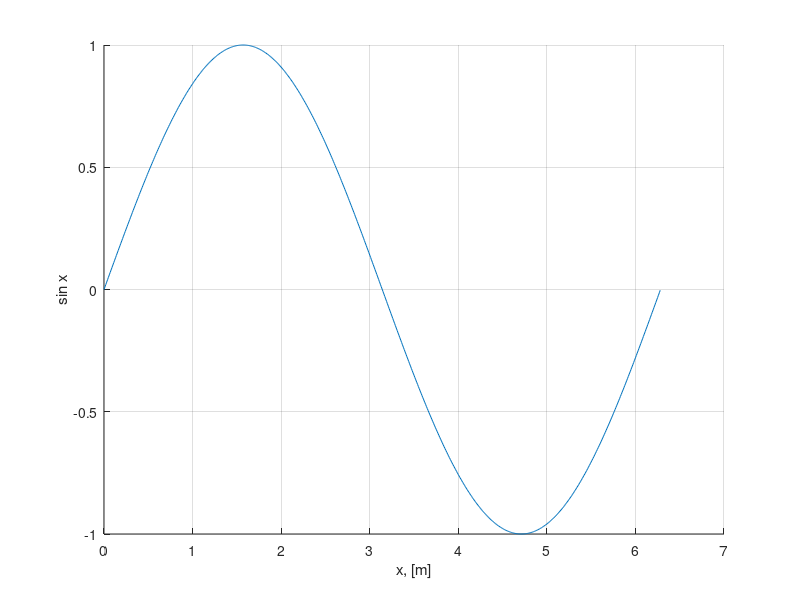

Reproduce this figure in MATLAB.
clc
clear all
close all

x = 0:0.01:2*pi;
y = zeros(1, length(x));

for i = 1:length(x)
    y(i) = sin(x(i))
end

figure
hold on
grid on
xlabel('x, [m]')
ylabel('sin x')
plot(x, y)